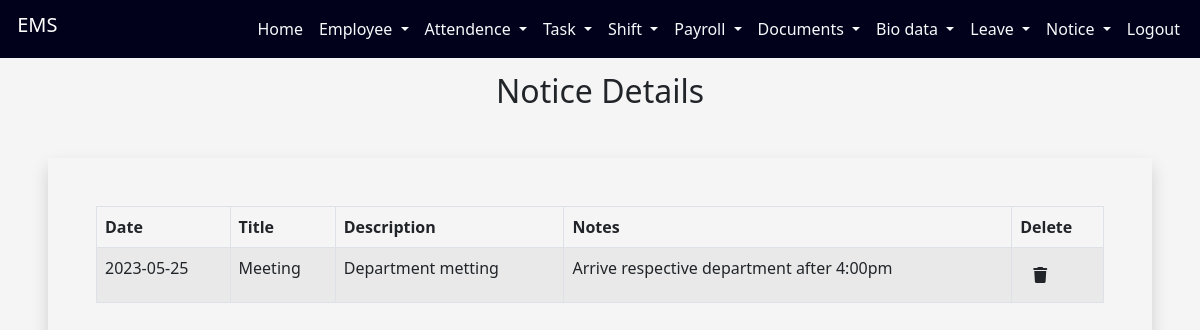
The app's page /employeeapp/noticedetails/ with its own data.
### employeeapp/models.py (models this page shows)
class noticemodel(models.Model):
    date=models.CharField(max_length=20)
    title=models.CharField(max_length=100)
    description=models.CharField(max_length=250)
    notes=models.CharField(max_length=250)

### employeeapp/views.py (the view)
# urls.py: path('noticedetails/',noticedetails),
def noticedetails(request):
    a=noticemodel.objects.all()
    dat=[]
    titl=[]
    desc=[]
    note=[]
    ein=[]
    for i in a:
        id=i.id
        ein.append(id)
        dt=i.date
        dat.append(dt)
        ti=i.title
        titl.append(ti)
        ds=i.description
        desc.append(ds)
        nt=i.notes
        note.append(nt)
    mylist=zip(dat,titl,desc,note,ein)
    return render(request,"noticedetails.html",{'mylist':mylist})

### employeeapp/templates/noticedetails.html (shortened to what this page needs)
<!DOCTYPE html>
<html lang="en">
<head>
  <link href="https://cdn.jsdelivr.net/npm/bootstrap@5.0.2/dist/css/bootstrap.min.css" rel="stylesheet">
</head>
<body style="background-color: whitesmoke;">
<div class="container-fluid">
            <nav class="navbar navbar-expand-lg fixed-top ">
                <div class="container-fluid">
                  <h1 class="navbar-brand"  id="h">&nbsp;EMS</h1>
                  <div class="d-flex">
                  <div class="collapse navbar-collapse" id="navbarSupportedContent">
                <ul class="navbar-nav me-auto mb-2 mb-lg-0">
                            <li class="nav-item">
                              <a class="nav-link text-light" href="http://127.0.0.1:8000/employeeapp/adminprofile/">Home</a>
                            </li>
                            <li class="nav-item dropdown">
                                <a class="nav-link text-light dropdown-toggle" href="#" id="navbarDropdown" role="button" data-bs-toggle="dropdown" aria-expanded="false">
                                  Employee
                                </a>
                              </li>
                              <li class="nav-item dropdown">
                                <a class="nav-link text-light dropdown-toggle" href="#" id="navbarDropdown" role="button" data-bs-toggle="dropdown" aria-expanded="false">
                                  Attendence
                                </a>
                              </li>
                              <li class="nav-item dropdown">
                                <a class="nav-link text-light dropdown-toggle" href="#" id="navbarDropdown" role="button" data-bs-toggle="dropdown" aria-expanded="false">
                                  Task
                                </a>
                              </li>
                              <li class="nav-item dropdown">
                                <a class="nav-link text-light dropdown-toggle" href="#" id="navbarDropdown" role="button" data-bs-toggle="dropdown" aria-expanded="false">
                                  Shift
                                </a>
                              </li>
                              <li class="nav-item dropdown">
                                <a class="nav-link text-light dropdown-toggle" href="#" id="navbarDropdown" role="button" data-bs-toggle="dropdown" aria-expanded="false">
                                  Payroll
                                </a>
                              </li>
                              <li class="nav-item dropdown">
                                <a class="nav-link text-light dropdown-toggle" href="#" id="navbarDropdown" role="button" data-bs-toggle="dropdown" aria-expanded="false">
                                 Documents
                                </a>
                              </li>
                          <li class="nav-item dropdown">
                                <a class="nav-link text-light dropdown-toggle" href="#" id="navbarDropdown" role="button" data-bs-toggle="dropdown" aria-expanded="false">
                                 Bio data
                                </a>
                              </li>
                              <li class="nav-item dropdown">
                                <a class="nav-link text-light dropdown-toggle" href="#" id="navbarDropdown" role="button" data-bs-toggle="dropdown" aria-expanded="false">
                                 Leave
                                </a>
                              </li>
                              <li class="nav-item dropdown">
                                <a class="nav-link text-light dropdown-toggle" href="#" id="navbarDropdown" role="button" data-bs-toggle="dropdown" aria-expanded="false">
                                 Notice
                                </a>
                              </li>
                            <li class="nav-item">
                              <a class="nav-link text-light" href="http://127.0.0.1:8000/employeeapp/adminlogout/">Logout</a>
                            </li>
                          </ul>
                      </div>
                      </div>
                 </div>
        </nav>
        </div> <br><br><br>
<div class="container">
  <h2 align="center" style="font-family:'Segoe UI', Tahoma, Geneva, Verdana, sans-serif">Notice Details</h2>
</div>
<div class="shadow m-5 p-5" style="overflow: auto">
<table class="table table-hover table-condensed table-striped table-bordered">
      <thead>
        <tr>
          <th>Date</th>
          <th>Title</th>
          <th>Description</th>
            <th>Notes</th>
            <th>Delete</th>
        </tr>
      </thead>
      <tbody>
{% for i,j,k,l,m in mylist %}
        <tr>
          <td>{{i}}</td>
          <td>{{j}}</td>
          <td>{{k}}</td>
            <td>{{l}}</td>
            <td><a href="http://127.0.0.1:8000/employeeapp/noticedelete/{{m}}" class="btn" style="text-decoration:none;"><i class="fa-solid fa-trash"></i></a></td>
        </tr>
{% endfor %}
      </tbody>
    </table>
    </div>
  </body>
</html>

### employeeapp/templates/noticedetails.html (style rules this page uses)
.navbar { background-color:rgb(1, 1, 28); }
#h { color:white; }

### records on screen
noticemodel: mylist "2023-05-25", mylist "Meeting", mylist "Department metting", mylist "Arrive respective department after 4:00pm"
